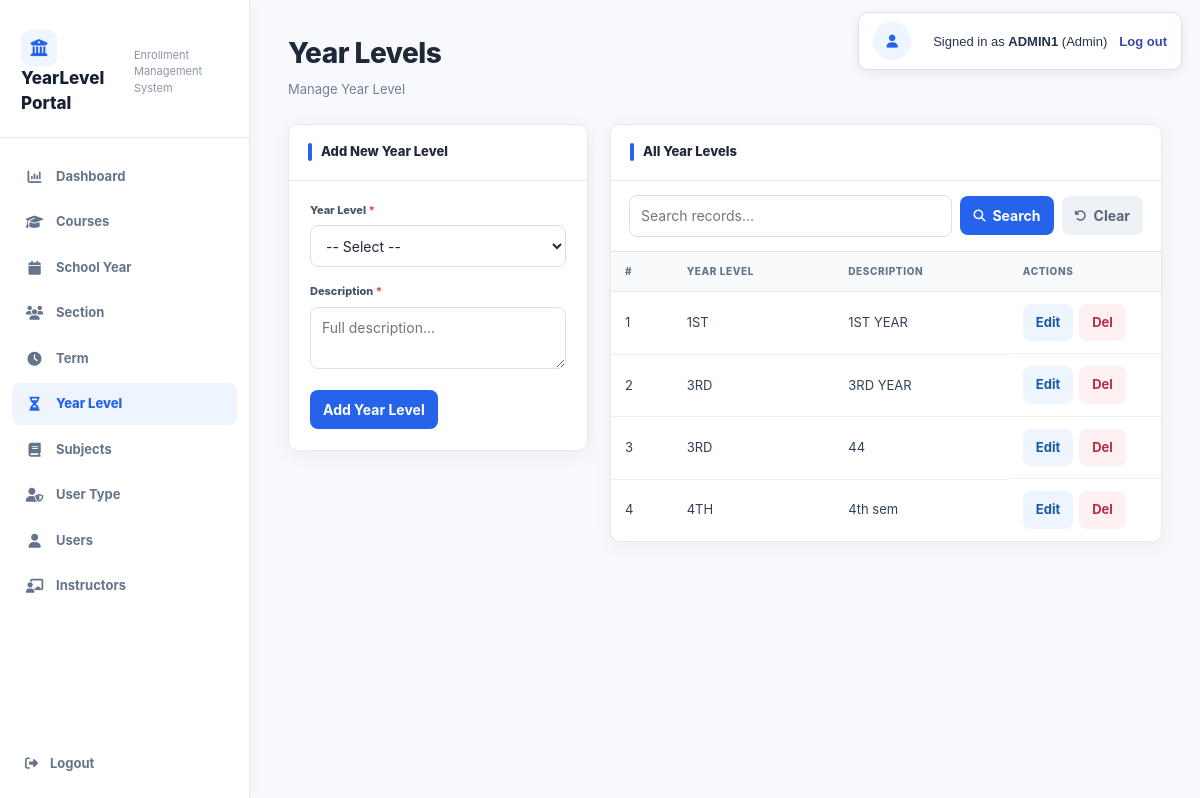
/yearlevel.php (signed in), run on the app's committed database.
### tables this page shows
CREATE TABLE `tbl_yearlevel` (
  `ID` int(11) NOT NULL,
  `YEARLEVEL` varchar(255) NOT NULL,
  `DESCRIPTION` varchar(255) NOT NULL
);

### yearlevel.php (the view, shortened to what this page needs)
<?php
include 'db_connect.php';
$result = mysqli_query(
    $conn,
    "SELECT * FROM tbl_yearlevel"
);
?>
<!DOCTYPE html>
<html lang="en">
<head>
    <link rel="stylesheet" href="app.css">
    <link rel="stylesheet"
        href="https://cdnjs.cloudflare.com/ajax/libs/font-awesome/6.5.1/css/all.min.css">
</head>
<body>
<?php include __DIR__ . "/session_banner.php"; ?>
<div class="wrapper">
<aside class="sidebar">
    <div class="logo">
        <h2>YearLevel Portal</h2>
        <p>Enrollment Management System</p>
    </div>
    <nav class="menu">
        <a href="dashboard.php">
            <i class="fa-solid fa-chart-column"></i>
            Dashboard
        </a>
        <a href="course.php">
            <i class="fa-solid fa-graduation-cap"></i>
            Courses
        </a>
        <a href="schoolyear.php">
            <i class="fa-solid fa-calendar"></i>
            School Year
        </a>
        <a href="section.php">
            <i class="fa-solid fa-users"></i>
            Section
        </a>
        <a href="term.php">
            <i class="fa-solid fa-clock"></i>
            Term
        </a>
        <a href="yearlevel.php" class="active">
            <i class="fa-solid fa-hourglass-half"></i>
            Year Level
        </a>
        <a href="subjects.php">
            <i class="fa-solid fa-book"></i>
            Subjects
        </a>
        <a href="usertype.php">
            <i class="fa-solid fa-user-shield"></i>
            User Type
        </a>
            <a href="users.php"><i class="fa-solid fa-user"></i> Users</a>
            <a href="instructors.php">
                <i class="fa-solid fa-chalkboard-teacher"></i>
                Instructors
            </a>
    </nav>
    <a href="logout.php" class="logout-link"><i class="fa-solid fa-right-from-bracket"></i> Logout</a>
</aside>
<main class="main-content">
<div class="page-header">
    <div>
        <h1>Year Levels</h1>
        <p>
            Manage Year Level
        </p>
    </div>
</div>
<div class="content-grid">
<div class="card">
    <div class="card-header">
        Add New Year Level
    </div>
    <div class="card-body">
        <form method="POST">
            <div class="form-group">
                <label>
                    Year Level <span>*</span>
                </label>
                <select name="yearlevel" required>
                    <option value="">
                        -- Select --
                    </option>
                </select>
            </div>
            <div class="form-group">
                <label>
                    Description <span>*</span>
                </label>
                <textarea
                    name="description"
                    placeholder="Full description..."
                    required></textarea>
            </div>
            <button
                type="submit"
                name="add_yearlevel"
                class="add-btn">
                Add Year Level
            </button>
        </form>
    </div>
</div>
<div class="card table-card">
    <div class="card-header">
        All Year Levels
    </div>
        <div class="search-bar">
            <form onsubmit="return filterTable(event);" class="search-form">
                <input type="text" id="tableSearch" placeholder="Search records..." autocomplete="off">
                <button type="submit" class="search-btn"><i class="fa-solid fa-magnifying-glass"></i> Search</button>
                <button type="button" class="clear-btn" onclick="clearSearch()"><i class="fa-solid fa-rotate-left"></i> Clear</button>
            </form>
        </div>
<div class="table-container">
        <table>
            <thead>
                <tr>
                    <th>#</th>
                    <th>YEAR LEVEL</th>
                    <th>DESCRIPTION</th>
                    <th>ACTIONS</th>
                </tr>
            </thead>
            <tbody>
            <?php
            $count = 1;
            while ($row = mysqli_fetch_assoc($result)) {
            ?>
                <tr>
                    <td>
                        <?= $count++ ?>
                    </td>
                    <td>
                        <span class="year-badge">
                            <?= htmlspecialchars($row['YEARLEVEL']); ?>
                        </span>
                    </td>
                    <td>
                        <?= htmlspecialchars($row['DESCRIPTION']); ?>
                    </td>
                    <td class="actions">
    <a href="yearlevel_edit.php?yearlevel=<?= urlencode($row['YEARLEVEL']); ?>">
        <button type="button" class="edit-btn">
            Edit
        </button>
    </a>
    <a href="yearlevel.php?delete=<?= urlencode($row['YEARLEVEL']); ?>"
       onclick="return confirm('Are you sure you want to delete this record?');">
        <button type="button" class="delete-btn">
            Del
        </button>
    </a>
</td>
                </tr>
            <?php
            }
            ?>
            </tbody>
        </table>
    </div>
</div>
</div>
</main>
</div>
</body>
</html>

### data on the page
tbl_yearlevel: YEARLEVEL "1ST", DESCRIPTION "1ST YEAR"
tbl_yearlevel: YEARLEVEL "3RD", DESCRIPTION "3RD YEAR"
tbl_yearlevel: YEARLEVEL "3RD", DESCRIPTION "44"
tbl_yearlevel: YEARLEVEL "4TH", DESCRIPTION "4th sem"

### other printed values
$session_display_name "ADMIN1"
$session_role "Admin"
